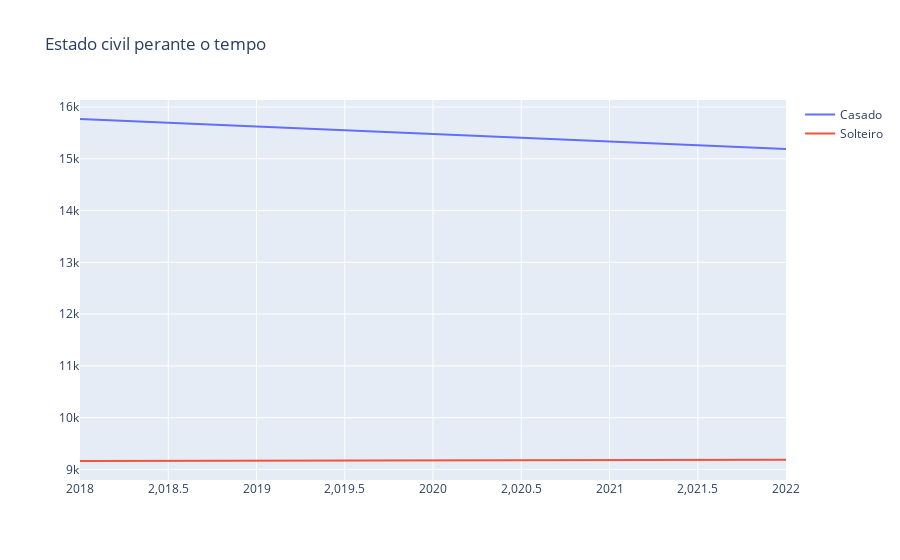

This figure's notebook cell:
### Code cell
fig = go.Figure()
obj1 = go.Scatter(
    x = [2018,2022],
    y = [a,b],
    mode = 'lines',
    name='Casado',
)
obj2 = go.Scatter(
      x = [2018,2022],
    y = [c,d],
    mode = 'lines',
    name='Solteiro',
)

fig.add_trace(obj1)
fig.add_trace(obj2)

fig.update_layout(title='Estado civil perante o tempo')
fig.show()

### Figure 1 — Plotly figure (JSON) as saved in the notebook; plotly's stock layout.template omitted (floating-point values rounded to 4 significant figures)
{"data": [{"mode": "lines", "name": "Casado", "type": "scatter", "x": [2018, 2022], "y": [15769, 15191]}, {"mode": "lines", "name": "Solteiro", "type": "scatter", "x": [2018, 2022], "y": [9163, 9187]}], "layout": {"title": {"text": "Estado civil perante o tempo"}}}
